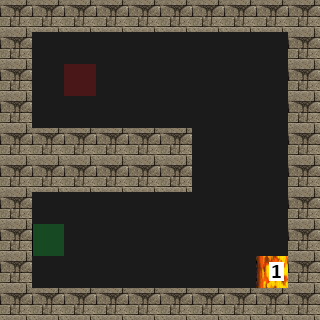

This is a level from a 2D game, rendered from its Tiled map with the project's own tilesets. A one-line summary and the complete map file follow:
An orthogonal 10x10 tile map with 32x32 px tiles, 4 tile layers (Road, Wall, Trap, Utility), 4 tilesets.

<map version="1.2" tiledversion="1.2.0" orientation="orthogonal" renderorder="right-down" width="10" height="10" tilewidth="32" tileheight="32" infinite="0" nextlayerid="7" nextobjectid="1">
 <tileset firstgid="1" source="tilesets/road.tsx" />
 <tileset firstgid="2" source="tilesets/meta.tsx" />
 <tileset firstgid="4" source="tilesets/wallsandroofs.tsx" />
 <tileset firstgid="260" source="tilesets/traps.tsx" />
 <layer id="4" name="Road" width="10" height="10">
  <data encoding="csv">
0,0,0,0,0,0,0,0,0,0,
1,1,1,1,1,1,1,1,1,0,
1,1,1,1,1,1,1,1,1,0,
1,1,1,1,1,1,1,1,1,0,
0,0,0,0,0,0,1,1,1,0,
0,0,0,0,0,0,1,1,1,0,
1,1,1,1,1,1,1,1,1,0,
1,1,1,1,1,1,1,1,1,0,
1,1,1,1,1,1,1,1,1,0,
0,0,0,0,0,0,0,0,0,0
</data>
 </layer>
 <layer id="5" name="Wall" width="10" height="10">
  <data encoding="csv">
87,87,87,87,87,87,87,87,87,87,
87,0,0,0,0,0,0,0,0,87,
87,0,0,0,0,0,0,0,0,87,
87,0,0,0,0,0,0,0,0,87,
87,87,87,87,87,87,0,0,0,87,
87,87,87,87,87,87,0,0,0,87,
87,0,0,0,0,0,0,0,0,87,
87,0,0,0,0,0,0,0,0,87,
87,0,0,0,0,0,0,0,0,87,
87,87,87,87,87,87,87,87,87,87
</data>
 </layer>
 <layer id="3" name="Trap" width="10" height="10">
  <data encoding="csv">
0,0,0,0,0,0,0,0,0,0,
0,0,0,0,0,0,0,0,0,0,
0,0,0,0,0,0,0,0,0,0,
0,0,0,0,0,0,0,0,0,0,
0,0,0,0,0,0,0,0,0,0,
0,0,0,0,0,0,0,0,0,0,
0,0,0,0,0,0,0,0,0,0,
0,0,0,0,0,0,0,0,0,0,
0,0,0,0,0,0,0,0,416,0,
0,0,0,0,0,0,0,0,0,0
</data>
 </layer>
 <layer id="6" name="Utility" width="10" height="10">
  <data encoding="csv">
0,0,0,0,0,0,0,0,0,0,
0,0,0,0,0,0,0,0,0,0,
0,0,2,0,0,0,0,0,0,0,
0,0,0,0,0,0,0,0,0,0,
0,0,0,0,0,0,0,0,0,0,
0,0,0,0,0,0,0,0,0,0,
0,0,0,0,0,0,0,0,0,0,
0,3,0,0,0,0,0,0,0,0,
0,0,0,0,0,0,0,0,0,0,
0,0,0,0,0,0,0,0,0,0
</data>
 </layer>
</map>
